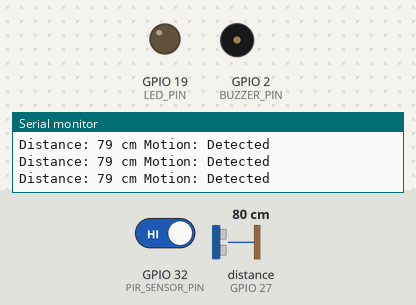
The sketch below on a simulated ESP32. Parts: output pins drawn as LEDs (lit = HIGH), buzzer (waves = sounding, pin HIGH), the last lines printed to the serial monitor. Wiring (inferred from the names in the program): ultrasonic range finder: trigger GPIO 34; echo GPIO 27. The inputs (shaded band) are chosen by the test bench; at power-on: distance to the obstacle (sensor on GPIO 27) 80 cm, GPIO 32 (PIR_SENSOR_PIN) HIGH. The echo pulse lasts 58.3 µs per cm; nothing arrives over Bluetooth unless stated; pins used as bus, display or sensor lines are not drawn.

Above: at 1.3 s.
1.4 s: distance to the obstacle (sensor on GPIO 27) set to 12 cm
2.9 s: distance to the obstacle (sensor on GPIO 27) set to 9 cm
At 4.2 s:
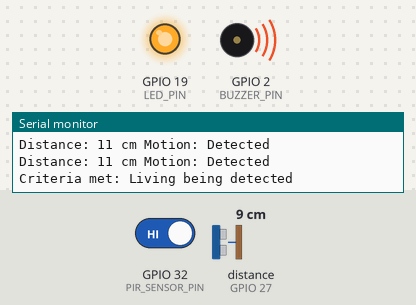
5.9 s: GPIO 32 (PIR_SENSOR_PIN) driven LOW
8.9 s: GPIO 32 (PIR_SENSOR_PIN) driven HIGH
11.9 s: distance to the obstacle (sensor on GPIO 27) set to 18 cm
Timing chart, 0 to 14.4 s (numbered marks = the images above; inputs shaded):
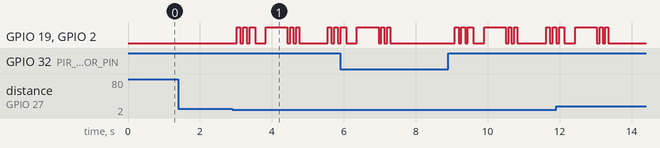

Measured:
- the behaviour switches between 11 and 10 cm on distance to the obstacle (sensor on GPIO 27) (found by bisection; images 0 and 1)

The sketch:

Traksha.ino
```cpp
#include <BluetoothSerial.h>
BluetoothSerial SerialBT;
// Ultrasonic Sensor Pins
#define TRIG_PIN 34
#define ECHO_PIN 27
// PIR Sensor Pin
#define PIR_SENSOR_PIN 32
// LED and Buzzer Pins
#define LED_PIN 19
#define BUZZER_PIN 2
// Function prototypes
long measureDistance();
void alertSequence();
void setup() {
 // Initialize Serial and Bluetooth
 Serial.begin(115200);
 SerialBT.begin("ESP32_Train"); // Bluetooth name
 Serial.println("Bluetooth started, waiting for connection...");
 // Initialize sensor pins
 pinMode(TRIG_PIN, OUTPUT);
 pinMode(ECHO_PIN, INPUT);
 pinMode(PIR_SENSOR_PIN, INPUT);
 // Initialize LED and Buzzer pins
 pinMode(LED_PIN, OUTPUT);
 pinMode(BUZZER_PIN, OUTPUT);
 // Initial states
 digitalWrite(LED_PIN, LOW);
 digitalWrite(BUZZER_PIN, LOW);
}
void loop() {
 // Measure distance
 long distance = measureDistance ();
 bool motionDetected = digitalRead(PIR_SENSOR_PIN);
 // Print and send status via Bluetooth
 if (distance < 10 && motionDetected) {
 Serial.println("Criteria met: Living being detected");
 SerialBT.println("Distance: " + String(distance) + " cm Motion: Detected");
 SerialBT.println("Criteria met: Living being detected");
 // Trigger alert sequence
 alertSequence();
 } else {
 String motionStatus = motionDetected ? "Detected" : "Not Detected";
 Serial.println("Distance: " + String(distance) + " cm Motion: " + motionStatus);
 SerialBT.println("Distance: " + String(distance) + " cm Motion: " + motionStatus);
 }
 // Small delay for stable readings
 delay(500);
}
// Function to measure distance using ultrasonic sensor
long measureDistance() {
 digitalWrite(TRIG_PIN, LOW);
 delayMicroseconds(2);
 digitalWrite(TRIG_PIN, HIGH);
 delayMicroseconds(10);
 digitalWrite(TRIG_PIN, LOW);
 // Measure echo time
 long duration = pulseIn(ECHO_PIN, HIGH);
 long distance = duration * 0.034 / 2; // Convert to cm
 return distance;
}
// Function to trigger LED and Buzzer alert sequence simultaneously
void alertSequence() {
 unsigned long currentMillis = millis();
 // Pattern for buzzer and LED
 const int beepDurations[] = {100, 100, 150, 600, 80, 80}; // Beep durations in ms
 const int delaysAfterBeep[] = {80, 80, 300, 80, 80, 300}; // Delays after each beep in ms
 // Iterate over the pattern
 for (int i = 0; i < 6; i++) {
 // Turn ON LED and Buzzer
 digitalWrite(LED_PIN, HIGH);
 digitalWrite(BUZZER_PIN, HIGH);
 // Wait for the beep duration
 delay(beepDurations[i]);
 // Turn OFF LED and Buzzer
 digitalWrite(LED_PIN, LOW);
 digitalWrite(BUZZER_PIN, LOW);
 // Wait for the delay after the beep
 delay(delaysAfterBeep[i]);
 }
 // Ensure LED and Buzzer are OFF after the sequence
 digitalWrite(LED_PIN, LOW);
 digitalWrite(BUZZER_PIN, LOW);
}
```
